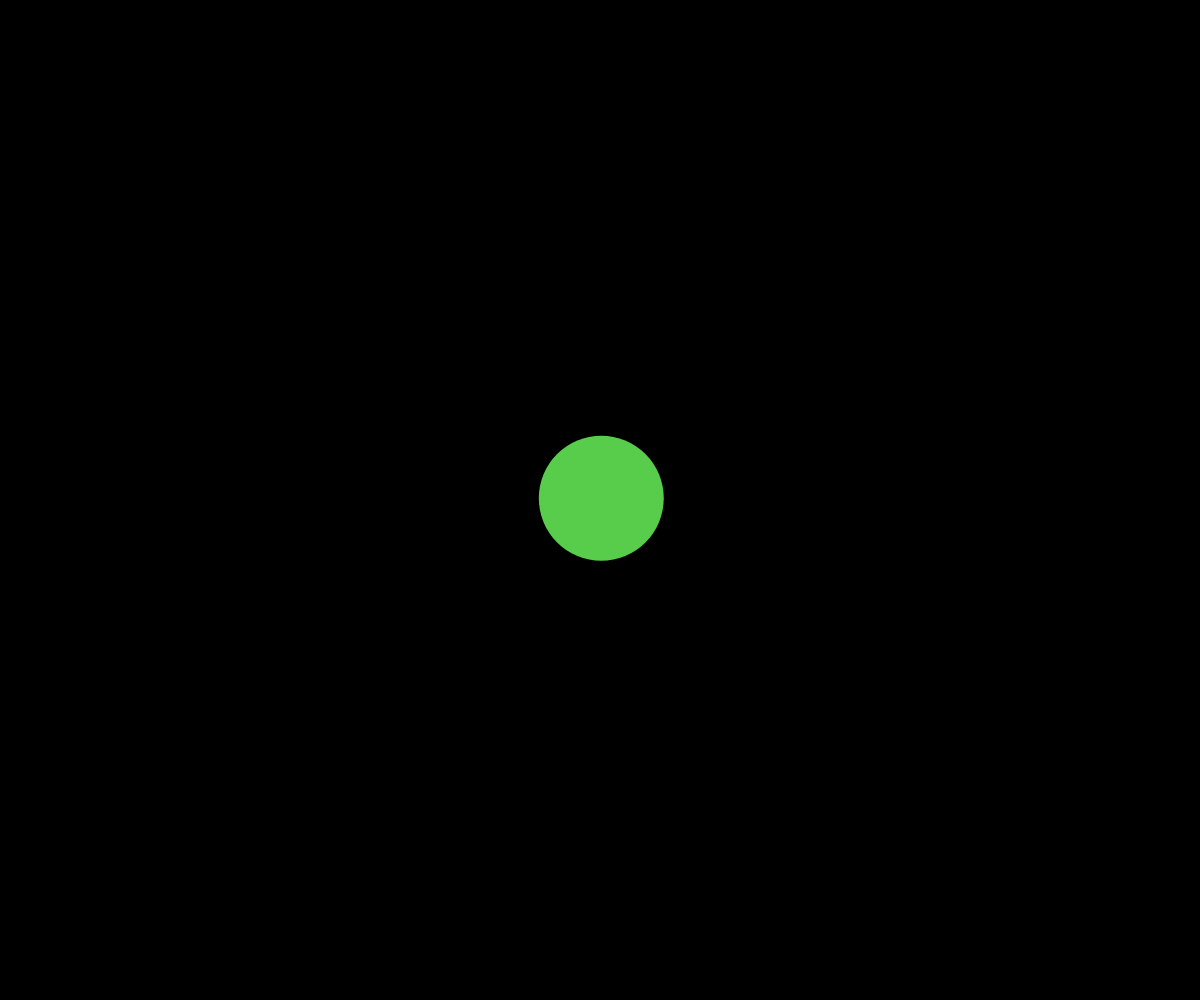
Frame 1 (no input)
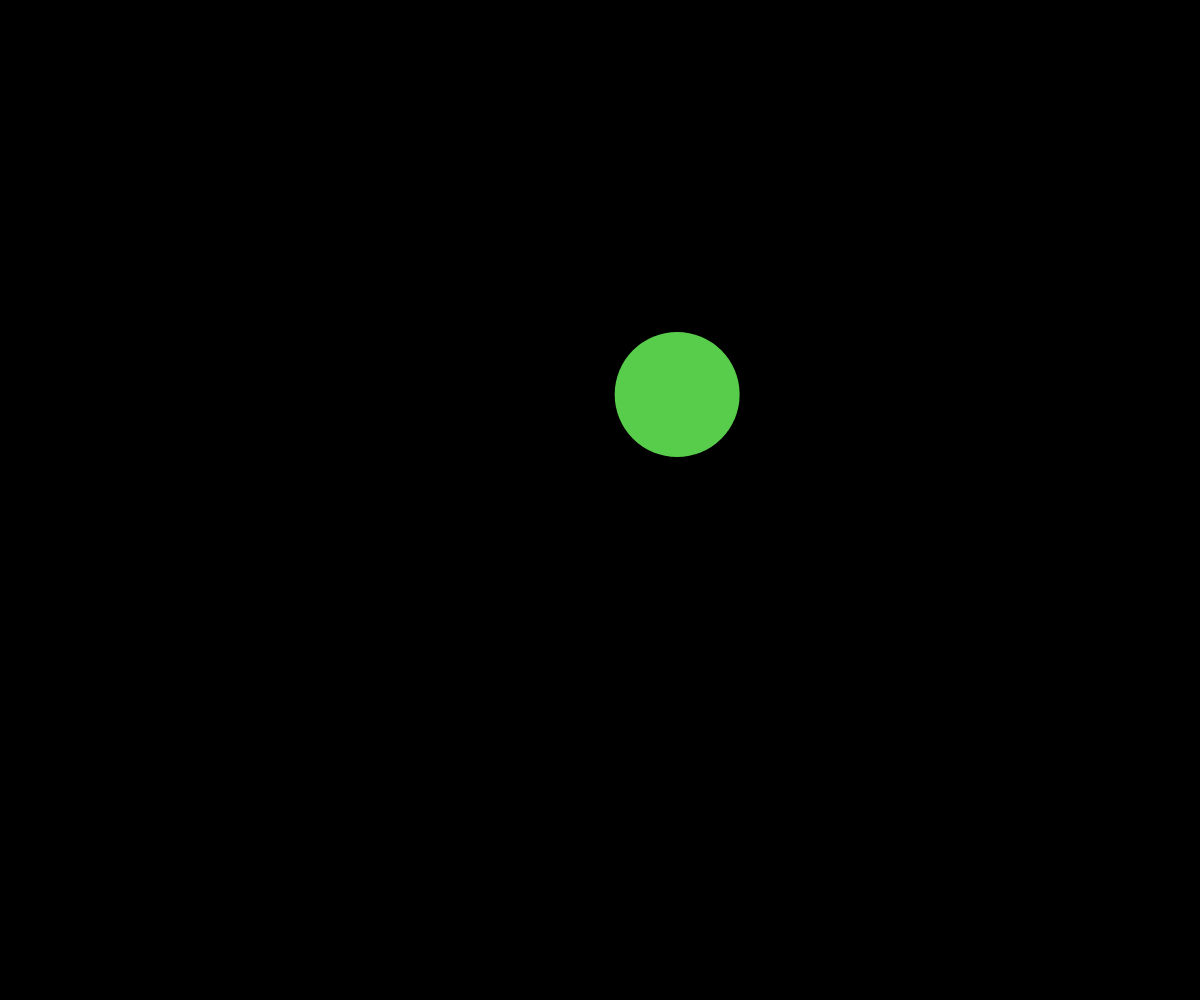
Frame 60 (no input)
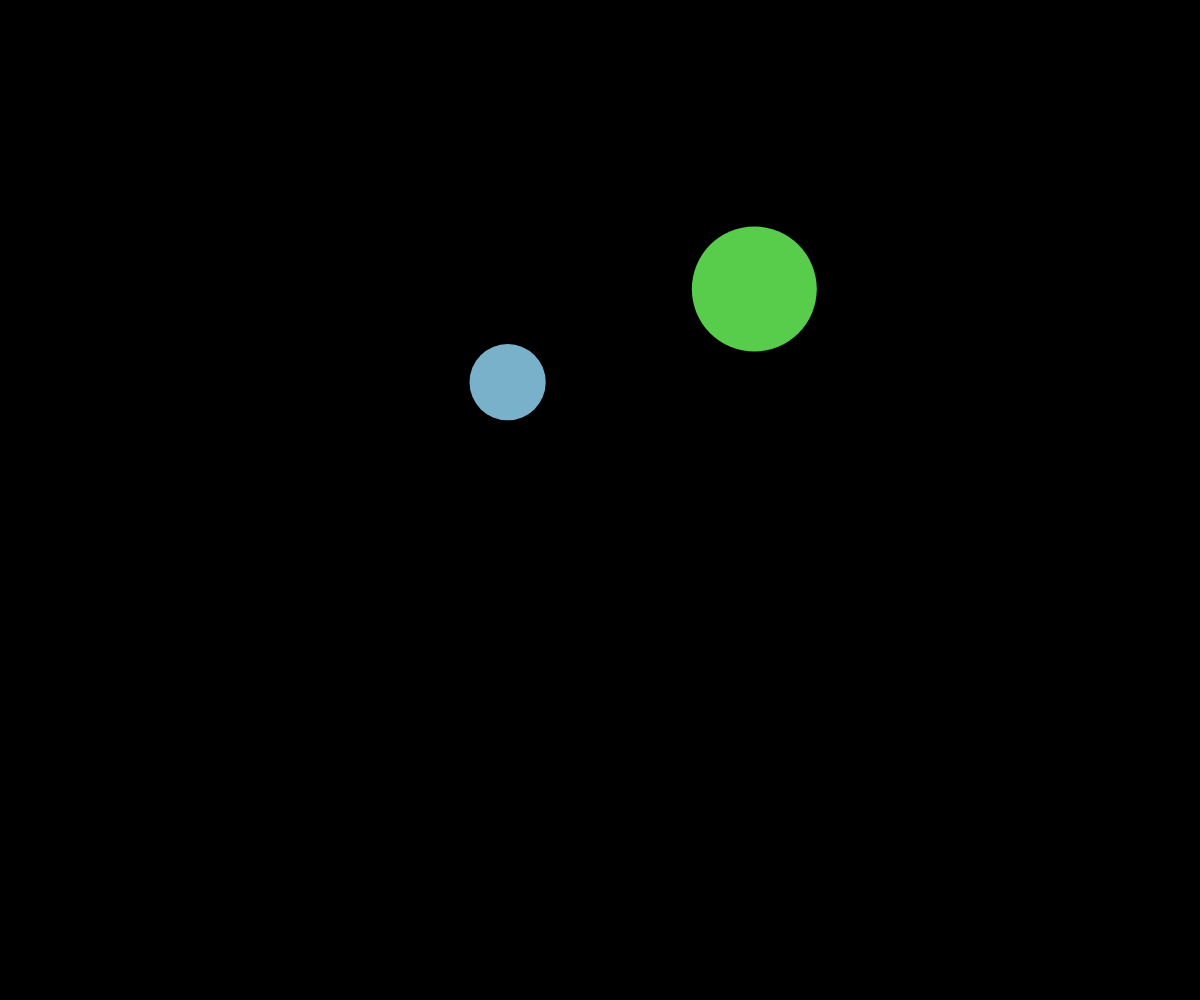
Frame 120 (the mouse pressed at the canvas centre since frame 60)

The p5.js sketch that drew these frames (run headless with seeded random() and noise() and a simulated clock; from frame 60 on, the mouse is pressed at the canvas centre):

// p5.js sketch
// ── sketch.js
// Project Title
// Your Name
// Date
//
// Extra for Experts:
// - describe what you did to take this project "above and beyond"


let theBallArray = [];

function setup() {
  createCanvas(windowWidth, windowHeight);
  noStroke();
  // randomizeColor();
  spawnBall(width/2, height/2);
}

function draw() {
  background("black");
  moveCircle();
  bounceIfNeeded();
  showCircle();
  // console.log(y);
}

function mousePressed() {
  spawnBall(mouseX, mouseY);
}

function spawnBall(_x, _y) {
  let newBall = {
    x: _x,
    y: _y,
    dx: random(-3, 3),
    dy: random(-3, 3),
    radius: random(25, 75),
    r: random(255),
    g: random(255),
    b: random(255),
  };
  theBallArray.push(newBall);
}

function moveCircle() {
  for (let ball of theBallArray) {
    ball.x = ball.x + ball.dx;
    ball.y += ball.dy;
  }
}

function bounceIfNeeded() {
  for (let ball of theBallArray) {
    //should i bounce?
    if (ball.x < 0 + ball.radius || ball.x > width - ball.radius) {
      ball.dx = ball.dx * -1;
      randomizeColor(ball);
    }
    if (ball.y < 0 + ball.radius || ball.y > height - ball.radius) {
      ball.dy = ball.dy * -1;
      randomizeColor(ball);
    }
  }
}

function randomizeColor(theBall) {
  theBall.r = random(255);
  theBall.g = random(255);
  theBall.b = random(255);
}

function showCircle() {
  for (let ball of theBallArray) {
    fill(ball.r, ball.g, ball.b);
    circle(ball.x, ball.y, ball.radius*2);
  }
}
